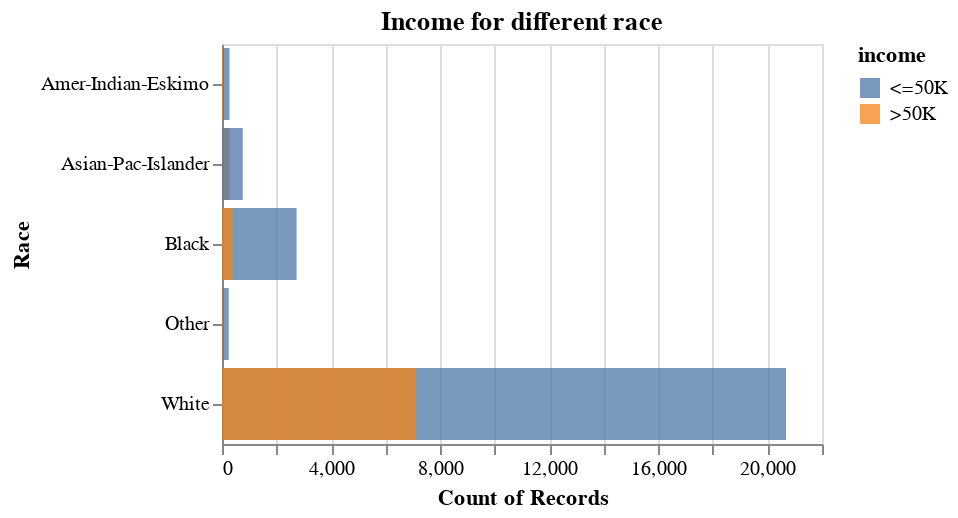

The notebook cell this image was saved under:
### Code cell
alt.Chart(data_adult, title = "Income for different race").mark_bar(opacity = 0.75).encode(
    alt.Y('race').title("Race"),
    alt.X('count()').stack(False),
    alt.Color('income')
).properties(
    height=200,
    width=300
)

### Figure 1 — Vega specification as saved in the notebook (floating-point values rounded to 4 significant figures)
{"$schema": "https://vega.github.io/schema/vega/v5.json", "data": [{"name": "source_0", "values": [{"__count": 20680, "income": " <=50K", "race": " White"}, {"__count": 2735, "income": " <=50K", "race": " Black"}, {"__count": 7115, "income": " >50K", "race": " White"}, {"__count": 387, "income": " >50K", "race": " Black"}, {"__count": 276, "income": " >50K", "race": " Asian-Pac-Islander"}, {"__count": 275, "income": " <=50K", "race": " Amer-Indian-Eskimo"}, {"__count": 246, "income": " <=50K", "race": " Other"}, {"__count": 762, "income": " <=50K", "race": " Asian-Pac-Islander"}, {"__count": 25, "income": " >50K", "race": " Other"}, {"__count": 36, "income": " >50K", "race": " Amer-Indian-Eskimo"}]}, {"name": "source_0_x_domain___count", "values": [{"min": 25, "max": 20680}]}, {"name": "source_0_y_domain_race", "values": [{"race": " White"}, {"race": " Black"}, {"race": " Asian-Pac-Islander"}, {"race": " Amer-Indian-Eskimo"}, {"race": " Other"}]}, {"name": "source_0_color_domain_income", "values": [{"income": " <=50K"}, {"income": " >50K"}]}], "marks": [{"type": "rect", "name": "marks", "from": {"data": "source_0"}, "encode": {"update": {"fill": {"field": "income", "scale": "color"}, "y": {"field": "race", "scale": "y"}, "x": {"field": "__count", "scale": "x"}, "x2": {"value": 0, "scale": "x"}, "opacity": {"value": 0.75}, "height": {"signal": "max(0.25, bandwidth('y'))"}}}, "style": ["bar"]}], "scales": [{"name": "x", "type": "linear", "domain": [{"signal": "(data(\"source_0_x_domain___count\")[0] || {}).min"}, {"signal": "(data(\"source_0_x_domain___count\")[0] || {}).max"}], "range": [0, {"signal": "width"}], "nice": true, "zero": true}, {"name": "y", "type": "band", "domain": {"data": "source_0_y_domain_race", "field": "race", "sort": true}, "range": [0, {"signal": "height"}], "paddingInner": 0.1, "paddingOuter": 0.05}, {"name": "color", "type": "ordinal", "domain": {"data": "source_0_color_domain_income", "field": "income", "sort": true}, "range": "category"}], "axes": [{"scale": "x", "orient": "bottom", "grid": true, "gridScale": "y", "minExtent": 0, "ticks": false, "maxExtent": 0, "domain": false, "labels": false, "tickCount": {"signal": "ceil(width/40)"}, "aria": false, "zindex": 0}, {"scale": "x", "labelFlush": true, "title": "Count of Records", "labelOverlap": true, "orient": "bottom", "grid": false, "tickCount": {"signal": "ceil(width/40)"}, "zindex": 0}, {"scale": "y", "zindex": 0, "orient": "left", "grid": false, "title": "Race"}], "title": {"text": "Income for different race", "frame": "group"}, "padding": 5, "style": "cell", "height": 200, "legends": [{"fill": "color", "symbolType": "square", "title": "income", "encode": {"symbols": {"update": {"opacity": {"value": 0.75}}}}}], "width": 300, "background": "white"}
